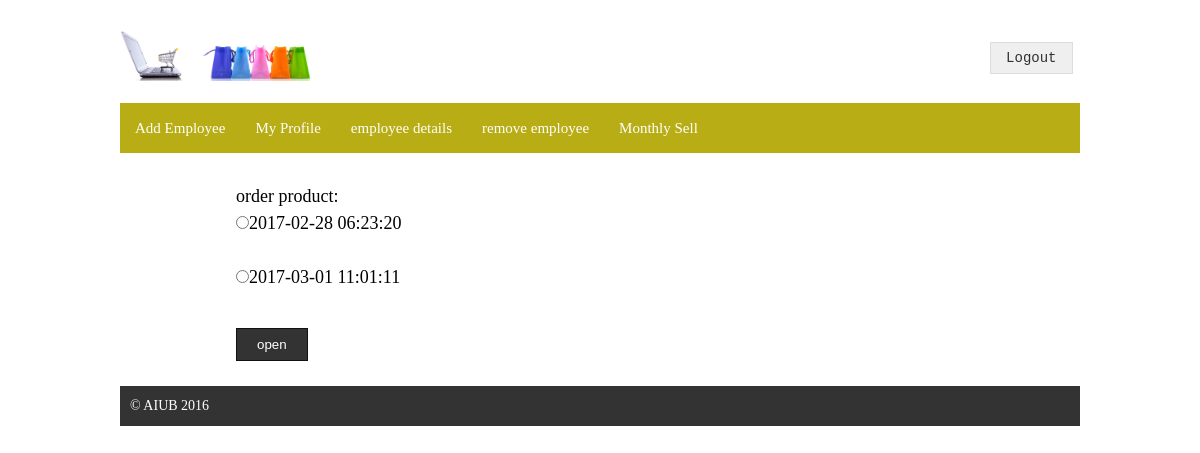
Screenshot of /tran.php (signed in) with the database file from the repository.
### tables this page shows
CREATE TABLE `payment` (
  `id` int(6) UNSIGNED NOT NULL,
  `userid` varchar(100) NOT NULL,
  `location` varchar(100) NOT NULL,
  `phonenumber` int(24) NOT NULL,
  `email` varchar(24) NOT NULL,
  `days` int(24) NOT NULL,
  `productid` int(6) NOT NULL,
  `quantity` int(20) NOT NULL,
  `productname` varchar(24) NOT NULL,
  `accountspay` int(24) NOT NULL,
  `accountrec` int(100) NOT NULL,
  `emp` varchar(24) NOT NULL,
  `signup_date` timestamp NOT NULL DEFAULT CURRENT_TIMESTAMP ON UPDATE CURRENT_TIMESTAMP
);

### tran.php (the view, shortened to what this page needs)
<!DOCTYPE html>
<html>
<head>
	<link rel="stylesheet" type="text/css" href="style.css">
</head>
<form action="tran1.php" method="post">
			<body>
	<div class="signup">
		<?php require 'template/header1.php'; ?>
		<?php require 'template/menu1.php'; ?>
<div class="maincontent">
			<div class="content">
<?php
$track1="";
$track2="";
$conn = mysqli_connect("localhost", "root", "rafsan","sp1");
$sq2 = "SELECT * FROM payment";
$result = mysqli_query($conn, $sq2)or die(mysqli_error());
echo "order product:"."</br>";
if (mysqli_num_rows($result) > 0) {
    while($row = mysqli_fetch_assoc($result)) {
		if($row["accountrec"]!=0){
		$track=$row["signup_date"];
		$datearr=explode(" ",$track);
$c=$datearr[0];
$datearr2=explode("-",$c);
		if(($datearr2[0]!=$track2)&&($datearr2[1]==$track1)){
				echo '<input type="radio" name="e1" value="'.$datearr[0].'">'.$row["signup_date"]."</br>"."</br>";
			$track1=$datearr2[1];
			$track2=$datearr2[0];
		}
		else if($datearr2[1] !=$track1){
				echo '<input type="radio" name="e1" value="'.$datearr[0].'">'.$row["signup_date"]."</br>"."</br>";
			$track1=$datearr2[1];
			$track2=$datearr2[0];
		}
	   }
}
}
?>
<input type="submit" value="open">
</div>
</div>
		<div class="footer">
			<p>&copy; AIUB 2016</p>
		</div>
	</div>
</body>
</html>

### style.css (style rules this page uses)
* { margin: 0;padding: 0 }
body { font-family: arial\\\\\\; font-size: 14px; line-height: 20px; color: #000; }
.signup { width:960px; margin: 30px auto; display: block; overflow: hidden; }
.maincontent { overflow: hidden; margin-top: 30px; }
.content { float: right; width: 700px; margin-right:15%; line-height: 1.5; font-size:18px; }
.content input[type=submit] { padding: 8px 20px; background-color: #333; border: 1px solid #111; color: #fff; cursor: pointer; margin-top: 10px; }
.footer { background:#333; color: #fff; margin-top: 25px; padding: 10px; }

### rows the page displays
payment: signup_date "2017-02-28 06:23:20"
payment: signup_date "2017-03-01 11:01:11"
